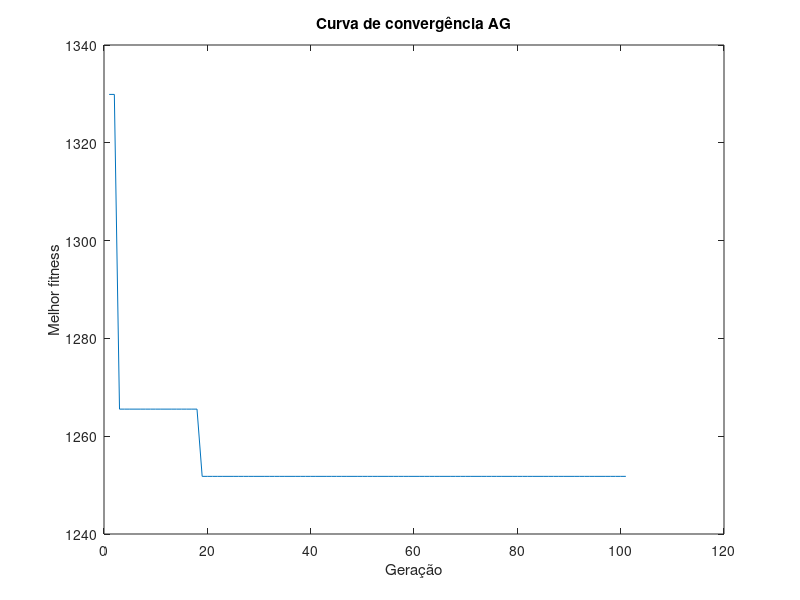

The MATLAB source for this figure:
clear all
clc

%-----parametros e variaveis-----%
geracoes = 100; % numero maximo de iteracoes
pop_size = 10; % tamanho da populacao

Y = zeros(1, geracoes+1);% variavel para o grafico e resultado
X = 1:1:geracoes+1;

num_pares = pop_size / 2; % define o número de pares de pais (5 neste caso)
J = 16; % total de regioes da cidade a serem visitados
K = 2; % numero de drones
m = 8; % numero de locais potenciais para a instalacao das bases

dj = 400; % distancias para sobrevoo das regioes (metros)
Dk = [1860, 2580];  % capacidade de voo associadas a cada drone (em segundos)
tempo_recarga = [2760, 4200]; % tempo de recarga dos drones (em segundos)
velocidade = [4.72, 8.95]; % velocidade dos drones (em m/s)
dij = [10, 150, 309, 172, 285, 305, 435, 433; % distancias entre bases e regioes (metros)
       95, 10, 175, 172, 195, 320, 407, 350;
       230, 10, 24, 233, 168, 385, 407, 305;
       382, 170, 24, 357, 198, 492, 443, 305;
       10, 173, 309, 27, 230, 155, 300, 347;
       93, 83, 175, 27, 95, 282, 259, 235;
       230, 83, 24, 160, 20, 320, 259, 157;
       382, 190, 24, 312, 100, 417, 313, 157;
       165, 280, 350, 27, 230, 10, 197, 311;
       190, 230, 242, 27, 95, 95, 125, 173;
       285, 230, 170, 160, 10, 230, 125, 10;
       421, 290, 170, 312, 100, 385, 215, 10;
       303, 400, 435, 153, 275, 10, 150, 311;
       320, 368, 352, 153, 180, 95, 10, 175;
       382, 368, 305, 220, 153, 230, 10, 10;
       491, 407, 305, 350, 185, 385, 175, 10];
dij = dij';
djj = [ 0, 24, 148, 272, 24, 65, 190, 345, 148, 205, 272, 385, 272, 340, 385, 480; % distancia entre locais (metros)
        24, 0, 24, 148, 65, 24, 65, 210, 242, 148, 205, 272, 340, 272, 340, 385;
        148, 24, 0, 24, 190, 65, 24, 65, 272, 205, 148, 205, 385, 340, 272, 340;
        272, 148, 24, 0, 345, 190, 65, 24, 385, 272, 205, 148, 480, 385, 340, 272;
        24, 65, 190, 345, 0, 24, 148, 272, 24, 65, 190, 345, 148, 205, 272, 385;
        65, 24, 65, 210, 24, 0, 24, 148, 65, 24, 65, 190, 205, 148, 205, 272;
        190, 65, 24, 65, 148, 24, 0, 24, 190, 65, 24, 65, 272, 205, 148, 205;
        345, 210, 65, 24, 272, 148, 24, 0, 345, 190, 65, 24, 385, 272, 205, 148;
        148, 242, 272, 385, 24, 65, 190, 345, 0, 24, 148, 272, 24, 65, 190, 345;
        205, 148, 205, 272, 65, 24, 65, 190, 24, 0, 24, 148, 65, 24, 65, 190;
        272, 205, 148, 205, 190, 65, 24, 65, 148, 24, 0, 24, 190, 65, 24, 65;
        385, 272, 205, 148, 345, 190, 65, 24, 272, 148, 24, 0, 345, 190, 65, 24;
        272, 340, 385, 480, 148, 205, 272, 385, 24, 65, 190, 345, 0, 24, 148, 272;
        340, 272, 340, 385, 205, 148, 205, 272, 65, 24, 65, 190, 24, 0, 24, 148;
        385, 340, 272, 340, 272, 205, 148, 205, 65, 24, 65, 190, 65, 24, 0, 24;
        480, 385, 340, 272, 385, 272, 205, 148, 345, 190, 65, 24, 272, 148, 24, 0];
djj = djj;
%--------------------------------%


%-----inicializacao aleatoria-----%
function Xijk = inicializarAleatorio(m, J, K)
  Xijk = zeros(m, J, K);
  regioes = randperm(J); % gera um vetor de J numeros inteiros aleatorios unicos de 1 a J

  % determina quantas regioes cada drone deve cobrir para garantir que um drone nao fique muito sobrecarregado
  regioes_por_drone = J / K;

  for k = 1:K
    % seleciona as regioes atribuidas ao drone k
    regioes_drone = regioes((k-1)*regioes_por_drone + 1:k*regioes_por_drone);

    % seleciona aleatoriamente uma base para o drone k
    base = randi(m);

    % associa as regioes selecionadas ao drone k
    for j = regioes_drone
      Xijk(base, j, k) = 1;
    endfor
  endfor
end
%---------------------------------%


%-----funcao objetivo-----%
function [f, f_individual] = calcularObjetivo(Xijk, dj, K, dij, djj, Dk_bateria, Dk, tempo_recarga, velocidade)
  f_individual = zeros(1,K);
  f = 0;
  for k = 1:K
    [base, regiao] = find(Xijk(:,:,k) ~= 0); % encontra a base e a regiao associadas ao drone k
    retorno = false;
    for j = 1:length(regiao)
      if j == 1
        f_individual(k) = f_individual(k) + ((dij(base(1),regiao(j)) + dj) / velocidade(k)); % calculo do tempo gasto para o drone k ir da base i ate o regiao j
        Dk_bateria(k) = Dk_bateria(k) - (((dij(base(1),regiao(j)) + dj) / velocidade(k)) / Dk(k)); % desconta o tempo gasto da bateria restante do drone
      elseif Dk_bateria(k) - (((djj(regiao(j - 1),regiao(j)) + dij(base(j),regiao(j)) + dj) / velocidade(k)) / Dk(k)) >= 0 % garante restricao 3, se resta tempo de bateria no drone para ir ate a proxima regiao, sobrevoa-la e voltar para a base (necessario somar a distancia ate a base para caso acabe a bateria do drone este nao fique ilhado)
        if retorno == true % se teve que voltar para a base
          f_individual(k) = f_individual(k) + ((dij(base(j - 1),regiao(j)) + dj) / velocidade(k));
          Dk_bateria(k) = Dk_bateria(k) - (((dij(base(j - 1),regiao(j)) + dj) / velocidade(k)) / Dk(k));
          retorno = false
        else
        f_individual(k) = f_individual(k) + ((djj(regiao(j - 1),regiao(j)) + dj) / velocidade(k)); % calculo do tempo gasto para o drone k ir da regiao j ate a proxima regiao j'
        Dk_bateria(k) = Dk_bateria(k) - (((djj(regiao(j - 1),regiao(j)) + dj) / velocidade(k)) / Dk(k)); % desconta o tempo gasto da bateria restante do drone
        endif
      elseif j == length(regiao) && Dk_bateria(k) - (((djj(regiao(j - 1),regiao(j)) + dij(base(1),regiao(j)) + dj) / velocidade(k)) / Dk(k)) >= 0 % se visitou todas as regioes j
        f_individual(k) = f_individual(k) + ((dij(base(j),regiao(j)) + dj + djj(regiao(j - 1),regiao(j))) / velocidade(k));
      else
        f_individual(k) = f_individual(k) + (dij(base(j),regiao(j)) / velocidade(k)) + (tempo_recarga(k) * (1 - Dk_bateria(k))); % calculo do tempo gasto para o drone voltar da regiao atual j ate a base i somado com o tempo de recarga do drone
        Dk_bateria(k) = Dk(k) / Dk(k); % recarrega o drone
        retorno = true
      endif
    endfor
  endfor
  f = sum(f_individual(:));
end
%---------------------------------%


%-----verificar restricoes-----%
function violacao = verificarRestricoes(X_ijk, J)
  violacao = false;
  for j = 1:J
    total_visitas = sum(sum(X_ijk(:,j,:))); % cada regiao j deve ser visitada por exatamente um drone uma unica vez
    if total_visitas ~= 1
      violacao = true;
      fprintf('Violação na região %d: total de visitas é %d\n', j, total_visitas);
      return;
    endif
  endfor
  if sum(X_ijk(:)) ~= J % todas as regioes devem ser visitados
    violacao = true;
    return;
  endif

  % um drone devem visitar ao menos 6 regioes para nao sobrecarregar o outro drone
  if sum(sum(X_ijk(:,:,1))) < 6
    violacao = true;
    return;
  elseif sum(sum(X_ijk(:,:,2))) < 6
    violacao = true;
    return;
  endif
end

% checa se os cada drone eh responsavel por pelo menos 45% da carga de trabalho, ou seja, visita pelo menos 20% dos locais infectados (45% para ter uma margem para o código nao violar as restricoes sempre que tiver um resultado nao perfeito)
function violacao2 = restricao_sobrecarga(X_ijk, J)
  violacao2 = false;
  if sum(sum(X_ijk(:,:,1))) < floor(0.45 * J) || sum(sum(X_ijk(:,:,2))) < floor(0.45 * J)
    violacao2 = true;
    return;
  endif
end
%------------------------------%



%-----crossover-----%
function filho = crossover(pai1, pai2, m, J, K)
  ponto_corte = randi([1 J-1]); % ponto de corte aleatorio
  filho = zeros(m, J, K); % inicializa o filho
  for k = 1:K
    filho(:,1:ponto_corte,k) = pai1(:,1:ponto_corte,k);
    filho(:,ponto_corte+1:end,k) = pai2(:,ponto_corte+1:end,k);
  endfor
end
%--------------------%


%-----mutacao (seleciona aleatoriamente 2 novas bases)-----%
function individuo_mutado = mutacao(individuo, m, J, K, probabilidade_mutacao)
  individuo_mutado = individuo;
  if rand() < probabilidade_mutacao
    % implementacao da mutacao de troca aleatoria de bases
    idx = randi([1 m], 1, 2); % gera dois indices aleatorios para bases
    temp = individuo_mutado(idx(1), :, :); % armazena temporariamente a base escolhida
    individuo_mutado(idx(1), :, :) = individuo_mutado(idx(2), :, :); % troca as bases
    individuo_mutado(idx(2), :, :) = temp; % finaliza a troca
  endif
end
%-------------------%


%---selecao de pais para cruzamento---%
function pais = selecao(populacao, f, num_pares)
  % ordena a populacao com base na funcao objetivo
  [~, indices] = sort(f);

  % seleciona os melhores individuos da populacao
  selecionados = indices(1:num_pares*2); % escolhe 5 pares de pais

  % cria matriz para armazenar os pares de pais
  pais = zeros(size(populacao, 1), size(populacao, 2), size(populacao, 3), num_pares*2);

  for i = 1:num_pares*2
    pais(:,:,:,i) = populacao(:,:,:,selecionados(i));
  endfor
end
%-------------------------------------%


%-----algoritmo genetico-----%
tic
probabilidade_mutacao = 0.05;

% inicializa a populacao
populacao = zeros(m, J, K, pop_size);
f = zeros(pop_size, 1);

for i = 1:pop_size
  populacao(:,:,:,i) = inicializarAleatorio(m, J, K);
endfor

% loop de geracoes
for iter = 1:geracoes
  Dk_bateria = Dk ./ Dk;
  % avalia a populacao
  for i = 1:pop_size
    % vrifica restricoes
    if verificarRestricoes(populacao(:,:,:,i), J)
      f(i) = Inf; % penaliza solucoes que violam as restricoes
    elseif restricao_sobrecarga(populacao(:,:,:,i), J)
      [f(i), ~] = calcularObjetivo(populacao(:,:,:,i), dj, K, dij, djj, Dk, Dk_bateria, tempo_recarga, velocidade);
      f(i) += 600;
    else
      [f(i), ~] = calcularObjetivo(populacao(:,:,:,i), dj, K, dij, djj, Dk, Dk_bateria, tempo_recarga, velocidade);
    endif
  endfor
  if iter == 1
    inicial = 1
    min(f)
    best_fitness(iter) = min(f);
    Y(iter) = best_fitness(iter);
    atual = min(f);
  elseif min(f) < atual
    iter
    min(f)
    best_fitness(iter + 1) = min(f);
    atual = min(f);
  else
    best_fitness(iter + 1) = best_fitness(iter);
  endif

% atualizacao da chamada da funcao de selecao
pais = selecao(populacao, f, num_pares);

% crossover e mutacao
  for i = 1:2:pop_size
    pai1 = pais(:,:,:,i);
    pai2 = pais(:,:,:,i+1);
    sobrecarga = true;
    count = 0;
    while sobrecarga == true
      sobrecarga = false;
      count = count + 1;
      filho1 = crossover(pai1, pai2, m, J, K);
      filho2 = crossover(pai2, pai1, m, J, K);
      for r = 1:K
        if (sum(sum(filho1(:,:,r))) < floor(0.45 * J) && count < 10) || (sum(sum(filho2(:,:,r))) < floor(0.45 * J) && count < 10)
          sobrecarga = true;
        elseif count == 10
          sobrecarga = false;
        endif
      endfor
    endwhile

      % avalia novos individuos
    if verificarRestricoes(filho1, J)
      f1 = Inf; % penaliza solucoes que violam as restricoes
    elseif restricao_sobrecarga(filho1)
      [f1, ~] = calcularObjetivo(filho1, dj, K, dij, djj, Dk, Dk_bateria, tempo_recarga, velocidade);
      f1 += 600;
    else
      [f1, ~] = calcularObjetivo(filho1, dj, K, dij, djj, Dk, Dk_bateria, tempo_recarga, velocidade);
    endif

    if verificarRestricoes(filho2, J)
      f2 = Inf; % penaliza solucoes que violam as restricoes
    elseif restricao_sobrecarga(filho2)
      [f2, ~] = calcularObjetivo(filho2, dj, K, dij, djj, Dk, Dk_bateria, tempo_recarga, velocidade);
      f2 += 600;
    else
      [f2, ~] = calcularObjetivo(filho2, dj, K, dij, djj, Dk, Dk_bateria, tempo_recarga, velocidade);
    endif
    if f1 < atual && f1 < f2
      iter
      f1
      best_fitness(iter + 1) = f1;
      atual = f1;
    elseif f2 < atual && f2 < f1
      iter
      f2
      best_fitness(iter + 1) = f2;
      atual = f2;
    endif

  % alicar mutacao se chance for cumprida
    if probabilidade_mutacao > rand
      filho_mutado1 = mutacao(filho1, m, J, K, probabilidade_mutacao);
      filho_mutado2 = mutacao(filho2, m, J, K, probabilidade_mutacao);

      % avalia novos individuos
      if verificarRestricoes(filho_mutado1, J)
        f_mutado1 = Inf; % penaliza solucoes que violam as restricoes
      elseif restricao_sobrecarga(filho_mutado1)
        [f_mutado1, ~] = calcularObjetivo(filho_mutado1, dj, K, dij, djj, Dk, Dk_bateria, tempo_recarga, velocidade);
        f_mutado1 += 600;
      else
        [f_mutado1, ~] = calcularObjetivo(filho_mutado1, dj, K, dij, djj, Dk, Dk_bateria, tempo_recarga, velocidade);
      endif

      if verificarRestricoes(filho_mutado2, J)
        f_mutado2 = Inf; % penaliza solucoes que violam as restricoes
      elseif restricao_sobrecarga(filho_mutado2)
        [f_mutado2, ~] = calcularObjetivo(filho_mutado2, dj, K, dij, djj, Dk, Dk_bateria, tempo_recarga, velocidade);
        f_mutado2 += 600;
      else
        [f_mutado2, ~] = calcularObjetivo(filho_mutado2, dj, K, dij, djj, Dk, Dk_bateria, tempo_recarga, velocidade);
      endif

      if f_mutado1 < atual && f_mutado1 < f_mutado2
        iter
        f_mutado1
        best_fitness(iter + 1) = f_mutado1;
        atual = f_mutado1;
      elseif f_mutado2 < atual && f_mutado2 < f_mutado1
        iter
        f_mutado2
        best_fitness(iter + 1) = f_mutado2;
        atual = f_mutado2;
      endif

    % seleciona os melhores filhos para a proxima populacao (entre individuo cruzado e individuo sob selecao cultural)
      filho1 = filho_mutado1;
      filho2 = filho_mutado2;
    endif
    populacao(:,:,:,i) = filho1;
    populacao(:,:,:,i+1) = filho2;
  endfor
  if iter == 1
    best_fitness(iter + 1) = atual;
  endif
  Y(iter + 1) = best_fitness(iter);
endfor

% exibir valores
Tempo = toc
disp(['Tempo total: ', num2str(min(best_fitness))]);

plot(X,Y);
title('Curva de convergência AG');
xlabel('Geração');
ylabel('Melhor fitness');
